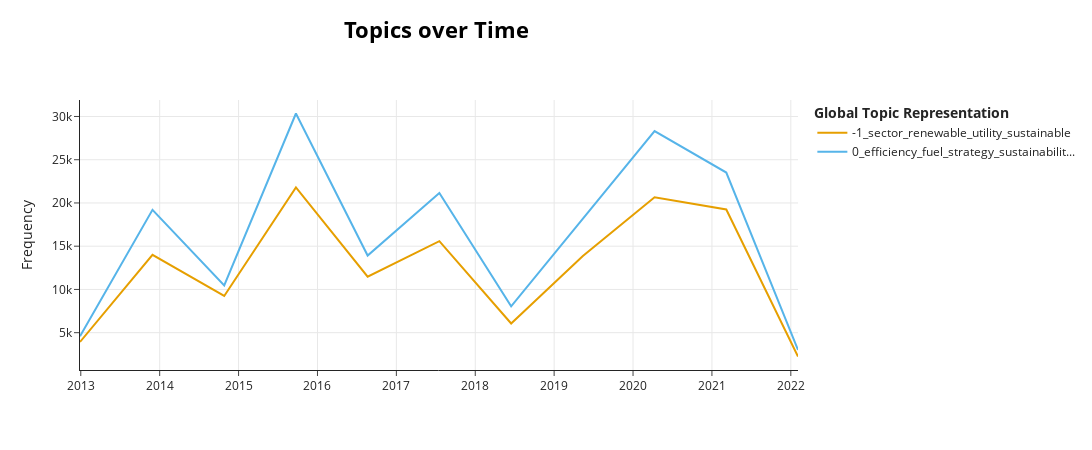

The code cell stored with this chart in its notebook:
### Code cell
import matplotlib.pyplot as plt
import numpy as np
from bertopic import BERTopic
import pickle
import pandas as pd

# Load cleaned data with metadata
with open(r'C:\Users\hoath\Git\LobbyMap_ML\Embeddings\cleaned_data_with_metadata.pkl', 'rb') as f:
    cleaned_data_with_metadata = pickle.load(f)

# Load the precomputed embeddings
embeddings = np.load(r'C:\Users\hoath\Git\LobbyMap_ML\Embeddings\embeddings_GHG_clean.npy')

# Load the saved BERTopic model
topic_model = BERTopic.load(r"C:\Users\hoath\Git\LobbyMap_ML\Models\topic_model_GHG_clean.pkl")

# Extract cleaned text and metadata (including year)
cleaned_data = [entry['text'] for entry in cleaned_data_with_metadata]
years = [entry['year'] for entry in cleaned_data_with_metadata]  # Assuming 'year' is a field in metadata

# Filter the data for the years between 2013 and 2023
filtered_indices = [i for i, y in enumerate(years) if 2013 <= y <= 2023]
filtered_data = [cleaned_data[i] for i in filtered_indices]
filtered_years = [years[i] for i in filtered_indices]
filtered_embeddings = embeddings[filtered_indices]

# Convert the years to a pandas DataFrame to use in the analysis
df = pd.DataFrame({"Document": filtered_data, "Year": filtered_years})

# Assign topics to the filtered data using the global BERTopic model
topics, probs = topic_model.transform(filtered_data, embeddings=filtered_embeddings)

# Add topics to the DataFrame, ensuring topic -1 is included
df["Topic"] = topics

# Print to check how many documents have topic -1 and 0
print("Document distribution by topic:")
print(df["Topic"].value_counts())

# Check if both topics -1 and 0 exist
if -1 not in df["Topic"].unique():
    print("Warning: No documents classified under topic -1.")
if 0 not in df["Topic"].unique():
    print("Warning: No documents classified under topic 0.")

# Perform dynamic topic modeling over time (years 2013-2023)
topics_over_time = topic_model.topics_over_time(df["Document"].tolist(), df["Year"].tolist(), df["Topic"].tolist(), nr_bins=11)

# Force plotting of topics -1 and 0
fig = topic_model.visualize_topics_over_time(topics_over_time, topics=[-1, 0])

# Ensure plot shows
if fig:
    fig.show()
else:
    print("No plot generated.")

### Figure 1 — Plotly figure (JSON) as saved in the notebook; plotly's stock layout.template omitted (floating-point values rounded to 4 significant figures)
{"data": [{"hoverinfo": "text", "hovertext": ["<b>Topic -1</b><br>Words: fuel, renewable, renewables, energy, infrastructure", "<b>Topic -1</b><br>Words: renewable, electricity, efficiency, emission, utility", "<b>Topic -1</b><br>Words: renewable, sustainability, greenhouse, sustainable, carbon", "<b>Topic -1</b><br>Words: renewable, electricity, carbon, fuel, electric", "<b>Topic -1</b><br>Words: carbon, renewable, sector, industry, environmental", "<b>Topic -1</b><br>Words: carbon, renewable, ghg, fuel, greenhouse", "<b>Topic -1</b><br>Words: carbon, energy, fuel, emission, electricity", "<b>Topic -1</b><br>Words: carbon, sustainable, renewable, environmental, emission", "<b>Topic -1</b><br>Words: strategy, sustainable, innovation, industry, efficiency", "<b>Topic -1</b><br>Words: fuel, engine, renewable, carbon, emission", "<b>Topic -1</b><br>Words: expense, airline, aircraft, loss, liability"], "marker": {"color": "#E69F00"}, "mode": "lines", "name": "-1_sector_renewable_utility_sustainable", "type": "scatter", "x": [2013.0, 2014.0, 2015.0, 2016.0, 2017.0, 2018.0, 2018.0, 2019.0, 2020.0, 2021.0, 2022.0], "y": [3928, 14003, 9244, 21799, 11476, 15581, 6065, 13870, 20659, 19250, 2246]}, {"hoverinfo": "text", "hovertext": ["<b>Topic 0</b><br>Words: refinery, refiner, refining, oil, supply", "<b>Topic 0</b><br>Words: renewable, electricity, emission, coal, energy", "<b>Topic 0</b><br>Words: whitehousegov, commitment, greenhouse, plan, carbon", "<b>Topic 0</b><br>Words: carbon, renewable, electricity, proposed, emission", "<b>Topic 0</b><br>Words: supply, coal, demand, industry, production", "<b>Topic 0</b><br>Words: carbon, renewable, fuel, emission, environmental", "<b>Topic 0</b><br>Words: methane, fuel, oil, coal, environmental", "<b>Topic 0</b><br>Words: fuel, aircraft, airline, icao, carbon", "<b>Topic 0</b><br>Words: carbon, fuel, infrastructure, renewable, sustainable", "<b>Topic 0</b><br>Words: sustainability, sustainable, strategy, innovation, renewable", "<b>Topic 0</b><br>Words: volvo, liability, lease, deferred, asset"], "marker": {"color": "#56B4E9"}, "mode": "lines", "name": "0_efficiency_fuel_strategy_sustainabilit...", "type": "scatter", "x": [2013.0, 2014.0, 2015.0, 2016.0, 2017.0, 2018.0, 2018.0, 2019.0, 2020.0, 2021.0, 2022.0], "y": [4599, 19204, 10463, 30344, 13917, 21152, 8053, 18149, 28313, 23519, 3005]}], "layout": {"height": 450, "hoverlabel": {"bgcolor": "white", "font": {"family": "Rockwell", "size": 16}}, "legend": {"title": {"text": "<b>Global Topic Representation"}}, "title": {"font": {"color": "Black", "size": 22}, "text": "<b>Topics over Time</b>", "x": 0.4, "xanchor": "center", "y": 0.95, "yanchor": "top"}, "width": 1250, "xaxis": {"showgrid": true}, "yaxis": {"showgrid": true, "title": {"text": "Frequency"}}}}
